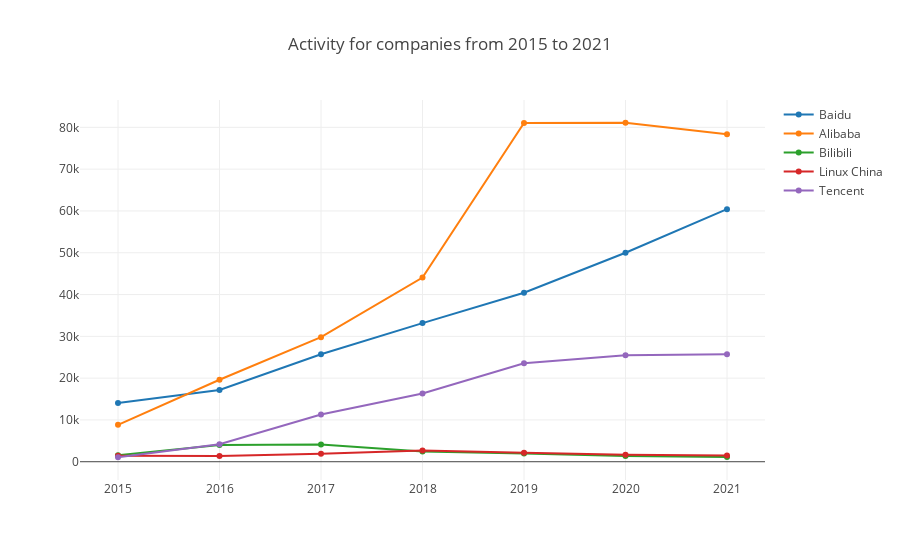

The code cell stored with this chart in its notebook:
### Markdown cell above
- getRepoActivity

This function will return the repo activity with the config param.

Here is an example of all Chinese projects group by Company and by year from 2015 to 2021.

### Code cell
var startYear = 2015, startMonth = 1, endYear = 2021, endMonth = 12, x = [];
for (let y = startYear; y <= endYear; y++) x.push(`${y}`);
openDigger.index.activity.getRepoActivity({labelIntersect: ['Company', ':regions/China'], startYear, startMonth, endYear, endMonth, groupBy: 'Company', groupTimeRange: 'year', limit: 5}).then(data => {
    openDigger.render.plotly(data.map(row => {
        return { x, y: row.activity, mode: 'scatter', name: row.label };
    }), {title: `Activity for companies from ${startYear} to ${endYear}`, xaxis: {type: 'category'}});
});

### Figure 1 — Plotly figure (JSON) as saved in the notebook; plotly's stock layout.template omitted (floating-point values rounded to 4 significant figures)
{"data": [{"mode": "scatter", "name": "Baidu", "x": ["2015", "2016", "2017", "2018", "2019", "2020", "2021"], "y": [14030.0, 17180.0, 25720.0, 33170.0, 40430.0, 50000.0, 60430.0]}, {"mode": "scatter", "name": "Alibaba", "x": ["2015", "2016", "2017", "2018", "2019", "2020", "2021"], "y": [8825.0, 19620.0, 29810.0, 44060.0, 81030.0, 81110.0, 78340.0]}, {"mode": "scatter", "name": "Bilibili", "x": ["2015", "2016", "2017", "2018", "2019", "2020", "2021"], "y": [1532.0, 3983.0, 4095.0, 2475.0, 1949.0, 1369.0, 1109.0]}, {"mode": "scatter", "name": "Linux China", "x": ["2015", "2016", "2017", "2018", "2019", "2020", "2021"], "y": [1427.0, 1397.0, 1901.0, 2665.0, 2166.0, 1684.0, 1504.0]}, {"mode": "scatter", "name": "Tencent", "x": ["2015", "2016", "2017", "2018", "2019", "2020", "2021"], "y": [1072.0, 4195.0, 11320.0, 16340.0, 23550.0, 25490.0, 25700.0]}], "layout": {"autosize": true, "title": {"text": "Activity for companies from 2015 to 2021"}, "xaxis": {"autorange": true, "range": [-0.3698, 6.37], "type": "category"}, "yaxis": {"autorange": true, "range": [-5533.0, 87710.0], "type": "linear"}}}
